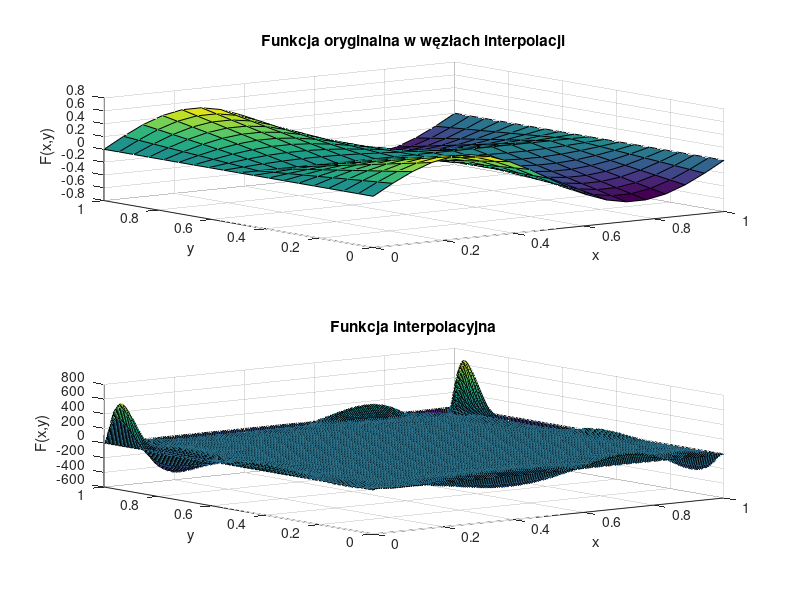

Reproduce this figure in MATLAB.
function [M,N,P,R,x_coarse,y_coarse,F_coarse,x_fine,y_fine,F_fine] = zadanie5()
close all;
    P = 199; % liczba unikalnych współrzędnych x punktów dla których będzie obliczana interpolacja
    R = 199; % liczba unikalnych współrzędnych y punktów dla których będzie obliczana interpolacja
    M = 19; % liczba węzłów interpolacji wzdłuż osi X (stopień wielomianu zmiennej x: M-1)
    N = 19; % liczba węzłów interpolacji wzdłuż osi Y (stopień wielomianu zmiennej y: N-1)
    
    % Generowanie węzłów interpolacji na płaszczyźnie
    x_coarse = linspace(0, 1, M);
    y_coarse = linspace(0, 1, N);
    [X_coarse, Y_coarse] = meshgrid(x_coarse, y_coarse);
    
    % Wyznaczenie wartości funkcji oryginalnej w węzłach
    F_coarse = sin(X_coarse*2*pi) .* abs(Y_coarse-0.5); % zadanie A: zmień definicję funkcji interpolowanej
    
    MN = M*N;
    xvec_coarse = reshape(X_coarse, MN, 1);
    yvec_coarse = reshape(Y_coarse, MN, 1);
    fvec_coarse = reshape(F_coarse, MN, 1);
    
    % Macierz Vandermonde'a dla interpolacji 2d
    V = zeros(M*N, M*N);
    for i = 0:(M-1)
        for j = 0:(N-1)
            V(:, i*N + j + 1) = xvec_coarse.^i .* yvec_coarse.^j;
        end
    end
    
    % Współczynniki wielomianu interpolacyjnego
    coeffs = V \ fvec_coarse;
    
    % Obliczanie wartości funkcji interpolującej na gęstszej siatce
    x_fine = linspace(0, 1, P);
    y_fine = linspace(0, 1, R);
    [X_fine, Y_fine] = meshgrid(x_fine, y_fine);
    
    F_fine = zeros(size(X_fine));
    % zadanie B: zdefiniuj obliczenia wartości wielomianu interpolującego. Rezultat obliczeń zapisz w zmiennej F_fine.
    for i = 1:numel(x_fine)
        for j = 1:numel(y_fine)
            x_val = x_fine(i);
            y_val = y_fine(j);
            vandermonde_vec = zeros(1, MN);
            for k = 0:(M-1)
                for l = 0:(N-1)
                    vandermonde_vec(k*N + l + 1) = x_val^k * y_val^l;
                end
            end
            F_fine(j,i) = vandermonde_vec * coeffs;
        end
    end
    max(max(abs(F_fine)));
    figure;

    subplot(2,1,1);
    surf(X_coarse, Y_coarse, F_coarse);
    title('Funkcja oryginalna w węzłach interpolacji');
    xlabel('x');
    ylabel('y');
    zlabel('F(x,y)');

    subplot(2,1,2);
    surf(X_fine, Y_fine, F_fine);
    title('Funkcja interpolacyjna');
    xlabel('x');
    ylabel('y');
    zlabel('F(x,y)');
    
    saveas(gcf, 'zadanie5.png');

end